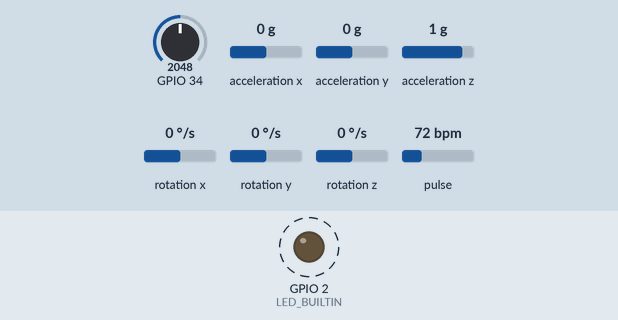
Recording of a sketch running on a simulated ESP32. Shown: output pins drawn as LEDs (lit = HIGH). Dashed ring = blinking. The test bench sets the inputs (shaded band); at power-on: GPIO 34 = 2048, acceleration x 0 g, acceleration y 0 g, acceleration z 1 g, rotation x 0 °/s, rotation y 0 °/s, rotation z 0 °/s, pulse 72 bpm. WiFi joins after 1.5 s; servers stay silent unless stated; no MQTT or app messages arrive unless stated; what the sketch prints to the serial monitor is not drawn.

Above: at 3.1 s.
Timing chart, 0 to 5.6 s (numbered marks = the images above):
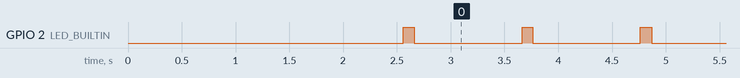

Measured:
- by itself, GPIO 2 (LED_BUILTIN): alternates HIGH for 0.10 s and LOW for 1.0 s

The sketch:

Main2.ino
```cpp
#include <Wire.h>
#include "hr.h"
#include "mpuimu.h"
#include "mqtt.h"


#if CONFIG_FREERTOS_UNICORE
#define ARDUINO_RUNNING_CORE 0
#else
#define ARDUINO_RUNNING_CORE 1
#endif

#ifndef LED_BUILTIN
#define LED_BUILTIN 2
#endif


// define two tasks for Blink & AnalogRead
void TaskMQTT( void *pvParameters );
void TaskHR( void *pvParameters );
// void TaskMPU( void *pvParameters );

// the setup function runs once when you press reset or power the board
void setup() {

  // initialize serial communication at 115200 bits per second:
  Serial.begin(115200);

  //Wire.setPins(4,5);

  mqttsetup();
  hrsetup();
  mpusetup();

  // Now set up two tasks to run independently.
  xTaskCreate(
    TaskMQTT
    ,  "TaskBlink"   // A name just for humans
    ,  10000  // This stack size can be checked & adjusted by reading the Stack Highwater
    ,  NULL
    ,  2  // Priority, with 3 (configMAX_PRIORITIES - 1) being the highest, and 0 being the lowest.
    ,  NULL );

  xTaskCreate(
    TaskHR
    ,  "HR"
    ,  5000  // Stack size
    ,  NULL
    ,  1  // Priority
    ,  NULL);
  // xTaskCreate(
  //   TaskMPU
  //   ,  "MPU"
  //   ,  10000  // Stack size
  //   ,  NULL
  //   ,  1  // Priority
  //   ,  NULL);

  // Now the task scheduler, which takes over control of scheduling individual tasks, is automatically started.
}

void loop()
{
  // Empty. Things are done in Tasks.
}

/*--------------------------------------------------*/
/*---------------------- Tasks ---------------------*/
/*--------------------------------------------------*/

void TaskMQTT(void *pvParameters)  // This is a task.
{
  (void) pvParameters;

  pinMode(LED_BUILTIN, OUTPUT);

  for (;;) // A Task shall never return or exit.
  {
    mqttloop();
    digitalWrite(LED_BUILTIN, HIGH);   // turn the LED on (HIGH is the voltage level)
    vTaskDelay(100);  // one tick delay (15ms) in between reads for stability
    digitalWrite(LED_BUILTIN, LOW);    // turn the LED off by making the voltage LOW
    vTaskDelay(1000);  // one tick delay (15ms) in between reads for stability
  }
}

void TaskHR(void *pvParameters)  // This is a task.
{
  (void) pvParameters;

  for (;;)
  {
    hrloop();
    mpuloop();
    vTaskDelay(10);  // one tick delay (15ms) in between reads for stability
  }
}

void TaskMPU(void *pvParameters)  // This is a task.
{
  (void) pvParameters;

  for (;;)
  {
    mpuloop();
    vTaskDelay(100);  // one tick delay (15ms) in between reads for stability
  }
}
```

hr.cpp
```cpp
/*
  Optical Heart Rate Detection (PBA Algorithm) using the MAX30105 Breakout
  By: Nathan Seidle @ SparkFun Electronics
  Date: October 2nd, 2016
  https://github.com/sparkfun/MAX30105_Breakout

  This is a demo to show the reading of heart rate or beats per minute (BPM) using
  a Penpheral Beat Amplitude (PBA) algorithm.

  It is best to attach the sensor to your finger using a rubber band or other tightening
  device. Humans are generally bad at applying constant pressure to a thing. When you
  press your finger against the sensor it varies enough to cause the blood in your
  finger to flow differently which causes the sensor readings to go wonky.

  Hardware Connections (Breakoutboard to Arduino):
  -5V = 5V (3.3V is allowed)
  -GND = GND
  -SDA = A4 (or SDA)
  -SCL = A5 (or SCL)
  -INT = Not connected

  The MAX30105 Breakout can handle 5V or 3.3V I2C logic. We recommend powering the board with 5V
  but it will also run at 3.3V.
*/

#include <Wire.h>
#include <MAX30105.h>

#include <heartRate.h>

#include "mpuimu.h"

MAX30105 particleSensor;

const byte RATE_SIZE = 4; //Increase this for more averaging. 4 is good.
byte rates[RATE_SIZE]; //Array of heart rates
byte rateSpot = 0;
long lastBeat = 0; //Time at which the last beat occurred

float beatsPerMinute;
int beatAvg;
long irValue;

#define I2C_SPEED_FAST 100000

void hrsetup()
{
  // Serial.begin(115200);
  // Serial.println("Initializing...");
  // Wire.setPins(4,5);

  // Initialize sensor
  if (!particleSensor.begin(Wire, I2C_SPEED_FAST)) //Use default I2C port, 400kHz speed
  {
    Serial.println("MAX30105 was not found. Please check wiring/power. ");
    while (1);
  }
  Serial.println("Place your index finger on the sensor with steady pressure.");

  particleSensor.setup(); //Configure sensor with default settings
  particleSensor.setPulseAmplitudeRed(0x0A); //Turn Red LED to low to indicate sensor is running
  particleSensor.setPulseAmplitudeGreen(0); //Turn off Green LED
}

void hrloop()
{

  irValue = particleSensor.getIR();

  if (checkForBeat(irValue) == true)
  {
    //We sensed a beat!
    long delta = millis() - lastBeat;
    lastBeat = millis();

    beatsPerMinute = 60 / (delta / 1000.0);

    if (beatsPerMinute < 255 && beatsPerMinute > 20)
    {
      rates[rateSpot++] = (byte)beatsPerMinute; //Store this reading in the array
      rateSpot %= RATE_SIZE; //Wrap variable

      //Take average of readings
      beatAvg = 0;
      for (byte x = 0 ; x < RATE_SIZE ; x++)
        beatAvg += rates[x];
      beatAvg /= RATE_SIZE;
    }

    Serial.print("IR=");
    Serial.print(irValue);
    Serial.print(", BPM=");
    Serial.print(beatsPerMinute);
    Serial.print(", Avg BPM=");
    Serial.println(beatAvg);
  }


  if (irValue < 50000)
    Serial.print(".");


}

String getBPM()
{
  return String(beatAvg);
}

String isFinger()
{
  if (irValue < 50000)
    return "NO";

  return "YES";
}
```

hr.h
```cpp
#ifndef HEARTRATE_H
#define HEARTRATE_H

void hrsetup();
void hrloop();
String getBPM();
String isFinger();


#endif
```

mpuimu.cpp
```cpp
// (licence header left out)
#include "Wire.h"
#include <MPU6050_light.h>
#include "mqtt.h"
#include "hr.h"


MPU6050 mpu(Wire);

long timer=0;

void mpusetup() {
  //Serial.begin(9600);
  //Wire.begin();

  byte status = mpu.begin();
  Serial.print(F("MPU6050 status: "));
  Serial.println(status);
  while(status!=0){ } // stop everything if could not connect to MPU6050

  Serial.println(F("Calculating offsets, do not move MPU6050"));
  delay(1000);
  // mpu.upsideDownMounting = true; // uncomment this line if the MPU6050 is mounted upside-down
  //mpu.calcOffsets(); // gyro and accelero
  Serial.println("Done!\n");
}


void mpuloop() {
  mpu.update();


  Serial.println();
	Serial.print("X : ");
	Serial.print(mpu.getAngleX());
	Serial.print("\tY : ");
	Serial.print(mpu.getAngleY());
	Serial.print("\tZ : ");
	Serial.println(mpu.getAccX());
	Serial.println(mpu.getAccY());
	Serial.println(mpu.getAccZ());

  if(millis()- timer >2000){
    publishMessage(isFinger(), getBPM(), String(mpu.getAngleX()), String(mpu.getAngleY()), String(mpu.getAngleZ()), String(mpu.getAccX()), String(mpu.getAccY()), String(mpu.getAccZ()));
    timer=millis();
  }
}
```

mpuimu.h
```cpp
#ifndef MPUIMU_H
#define MPUIMU_H

void mpusetup();
void mpuloop();

#endif
```

mqtt.cpp
```cpp
#include "secrets.h"
#include <WiFiClientSecure.h>
#include <PubSubClient.h>
#include <ArduinoJson.h>
#include "WiFi.h"

// #define AWS_IOT_SUBSCRIBE_TOPIC1 "setFlash"
// #define AWS_IOT_SUBSCRIBE_TOPIC2 "setHeadlight"
// #define AWS_IOT_SUBSCRIBE_TOPIC3 "setBuzzer"
// #define AWS_IOT_SUBSCRIBE_TOPIC4 "setExtra1"
// #define AWS_IOT_SUBSCRIBE_TOPIC5 "setExtra2"

#define AWS_IOT_PUBLISH_TOPIC_GPS   "getall2"


// #define flash 4
// #define headlight 2
// #define buzzer 13
// #define extra1 14
// #define extra2 15


WiFiClientSecure net = WiFiClientSecure();
PubSubClient client(net);

int r1=0,r2=0,r3=0,r4=0,r5=0;


void messageHandler(char* topic, byte* payload, unsigned int length)
{
  // Serial.print("incoming: ");
  // Serial.println(topic);

  // /*##################### Flash #####################*/
  // if ( strstr(topic, "setFlash") )
  // {
  //   StaticJsonDocument<200> doc;
  //   deserializeJson(doc, payload);
  //   String Relay1 = doc["status"];
  //   r1 = Relay1.toInt();
  //   if(r1==1)
  //   {
  //     digitalWrite(flash, LOW);
  //     Serial.print("Flash is ON");
  //   }
  //   else if(r1==0)
  //   {
  //     digitalWrite(flash, HIGH);
  //     Serial.print("Flash is OFF");
  //   }
  // }

  // /*##################### Headlight #####################*/
  // if ( strstr(topic, "setHeadlight") )
  // {
  //   StaticJsonDocument<200> doc;
  //   deserializeJson(doc, payload);
  //   String Relay2 = doc["status"];
  //   r2 = Relay2.toInt();
  //   if(r2==1)
  //   {
  //     digitalWrite(headlight, LOW);
  //     Serial.print("Headlight is ON");
  //   }
  //   else if(r2==0)
  //   {
  //     digitalWrite(headlight, HIGH);
  //     Serial.print("Headlight is OFF");
  //   }
  // }

  // /*##################### Buzzer #####################*/
  // if ( strstr(topic, "setBuzzer") )
  // {
  //   StaticJsonDocument<200> doc;
  //   deserializeJson(doc, payload);
  //   String Relay3 = doc["status"];
  //   r3 = Relay3.toInt();
  //   if(r3==1)
  //   {
  //     digitalWrite(buzzer, LOW);
  //     Serial.print("Buzzer is ON");
  //   }
  //   else if(r3==0)
  //   {
  //     digitalWrite(buzzer, HIGH);
  //     Serial.print("Buzzer is OFF");
  //   }
  // }

  // /*##################### Extra1 #####################*/
  // if ( strstr(topic, "setExtra1") )
  // {
  //   StaticJsonDocument<200> doc;
  //   deserializeJson(doc, payload);
  //   String Relay4 = doc["status"];
  //   r4 = Relay4.toInt();
  //   if(r4==1)
  //   {
  //     digitalWrite(extra1, LOW);
  //     Serial.print("Extra1 is ON");
  //   }
  //   else if(r4==0)
  //   {
  //     digitalWrite(extra1, HIGH);
  //     Serial.print("Extra1 is OFF");
  //   }
  // }

  // /*##################### Extra2 #####################*/
  // if ( strstr(topic, "setExtra2") )
  // {
  //   StaticJsonDocument<200> doc;
  //   deserializeJson(doc, payload);
  //   String Relay5 = doc["status"];
  //   r5 = Relay5.toInt();
  //   if(r5==1)
  //   {
  //     digitalWrite(extra2, LOW);
  //     Serial.print("Extra2 is ON");
  //   }
  //   else if(r5==0)
  //   {
  //     digitalWrite(extra2, HIGH);
  //     Serial.print("Extra2 is OFF");
  //   }
  // }
  Serial.println();
}

String ip2Str(IPAddress ip){
  String s="";
  for (int i=0; i<4; i++) {
    s += i  ? "." + String(ip[i]) : String(ip[i]);
  }
  return s;
}


void publishMessage(String isFinger, String BPM, String RotX, String RotY, String RotZ, String AccX, String AccY, String AccZ)
{
  Serial.println("Starting Publish");
  StaticJsonDocument<200> doc;
  doc["isFinger"] = isFinger;
  doc["BPM"] = BPM;
  doc["RotX"] = RotX;
  doc["RotY"] = RotY;
  doc["RotZ"] = RotZ;
  doc["AccX"] = AccX;
  doc["AccY"] = AccY;
  doc["AccZ"] = AccZ;
  doc["Light"] = String(analogRead(34));

  char jsonBuffer[512];
  serializeJson(doc, jsonBuffer); // print to client

  client.publish(AWS_IOT_PUBLISH_TOPIC_GPS, jsonBuffer);
  //doc.remove();
  Serial.println("Published");

}

void mqttsetup()
{
  // Serial.begin(115200);

  // pinMode (flash, OUTPUT);
  // pinMode (headlight, OUTPUT);
  // pinMode (buzzer, OUTPUT);
  // pinMode (extra1, OUTPUT);
  // pinMode (extra2, OUTPUT);

  // digitalWrite(flash, LOW);
  // digitalWrite(headlight, HIGH);
  // digitalWrite(buzzer, HIGH);
  // digitalWrite(extra1, HIGH);
  // digitalWrite(extra2, HIGH);

  WiFi.mode(WIFI_STA);
  WiFi.begin(WIFI_SSID, WIFI_PASSWORD);

  Serial.println("Connecting to Wi-Fi");

  while (WiFi.status() != WL_CONNECTED)
  {
    delay(500);
    Serial.print(".");
  }

  // Configure WiFiClientSecure to use the AWS IoT device credentials
  net.setCACert(AWS_CERT_CA);
  net.setCertificate(AWS_CERT_CRT);
  net.setPrivateKey(AWS_CERT_PRIVATE);

  // Connect to the MQTT broker on the AWS endpoint we defined earlier
  client.setServer(AWS_IOT_ENDPOINT, 8883);

  // Create a message handler
  client.setCallback(messageHandler);

  Serial.println("Connecting to AWS IOT");

  while (!client.connect(THINGNAME))
  {
    Serial.print(".");
    delay(100);
  }

  if (!client.connected())
  {
    Serial.println("AWS IoT Timeout!");
    return;
  }

  // Subscribe to a topic
  // client.subscribe(AWS_IOT_SUBSCRIBE_TOPIC1);
  // client.subscribe(AWS_IOT_SUBSCRIBE_TOPIC2);
  // client.subscribe(AWS_IOT_SUBSCRIBE_TOPIC3);
  // client.subscribe(AWS_IOT_SUBSCRIBE_TOPIC4);
  // client.subscribe(AWS_IOT_SUBSCRIBE_TOPIC5);


  Serial.println("AWS IoT Connected!");
}

// void dangercontrol(){
//   if(bdanger == true){
//     if(bdangerctrl==true){
//       bdangerctrl=false;
//       digitalWrite(danger, LOW);
//     }
//     else if(bdangerctrl==false){
//       bdangerctrl=true;
//       digitalWrite(danger, HIGH);
//     }
//   }
// }


void mqttloop()
{
  //publishMessage();
  client.loop();
  //dangercontrol();
  //Serial.print("publishing");

}
```

mqtt.h
```cpp
#ifndef MQTT_H
#define MQTT_H

void messageHandler(char* topic, byte* payload, unsigned int length);

void mqttsetup();

void dangercontrol();

void publishMessage(String isFinger, String BPM, String RotX, String RotY, String RotZ, String AccX, String AccY, String AccZ);

void mqttloop();


#endif
```

secrets.h
```cpp
#include <pgmspace.h>

#define SECRET
#define THINGNAME "GOKART_PBCOE_2"                         //change this


const char WIFI_SSID[] = "GOKARTPBCOE";               //change this
const char WIFI_PASSWORD[] = "GOKARTPBCOE";           //change this
const char AWS_IOT_ENDPOINT[] = "a37nlo9ieaaf6l-ats.iot.ap-south-1.amazonaws.com";       //change this

// Amazon Root CA 1
static const char AWS_CERT_CA[] PROGMEM = R"EOF(
-----BEGIN CERTIFICATE-----
MIIDQTCCAimgAwIBAgITBmyfz5m/jAo54vB4ikPmljZbyjANBgkqhkiG9w0BAQsF
ADA5MQswCQYDVQQGEwJVUzEPMA0GA1UEChMGQW1hem9uMRkwFwYDVQQDExBBbWF6
b24gUm9vdCBDQSAxMB4XDTE1MDUyNjAwMDAwMFoXDTM4MDExNzAwMDAwMFowOTEL
MAkGA1UEBhMCVVMxDzANBgNVBAoTBkFtYXpvbjEZMBcGA1UEAxMQQW1hem9uIFJv
b3QgQ0EgMTCCASIwDQYJKoZIhvcNAQEBBQADggEPADCCAQoCggEBALJ4gHHKeNXj
ca9HgFB0fW7Y14h29Jlo91ghYPl0hAEvrAIthtOgQ3pOsqTQNroBvo3bSMgHFzZM
9O6II8c+6zf1tRn4SWiw3te5djgdYZ6k/oI2peVKVuRF4fn9tBb6dNqcmzU5L/qw
IFAGbHrQgLKm+a/sRxmPUDgH3KKHOVj4utWp+UhnMJbulHheb4mjUcAwhmahRWa6
VOujw5H5SNz/0egwLX0tdHA114gk957EWW67c4cX8jJGKLhD+rcdqsq08p8kDi1L
93FcXmn/6pUCyziKrlA4b9v7LWIbxcceVOF34GfID5yHI9Y/QCB/IIDEgEw+OyQm
jgSubJrIqg0CAwEAAaNCMEAwDwYDVR0TAQH/BAUwAwEB/zAOBgNVHQ8BAf8EBAMC
AYYwHQYDVR0OBBYEFIQYzIU07LwMlJQuCFmcx7IQTgoIMA0GCSqGSIb3DQEBCwUA
A4IBAQCY8jdaQZChGsV2USggNiMOruYou6r4lK5IpDB/G/wkjUu0yKGX9rbxenDI
U5PMCCjjmCXPI6T53iHTfIUJrU6adTrCC2qJeHZERxhlbI1Bjjt/msv0tadQ1wUs
N+gDS63pYaACbvXy8MWy7Vu33PqUXHeeE6V/Uq2V8viTO96LXFvKWlJbYK8U90vv
o/ufQJVtMVT8QtPHRh8jrdkPSHCa2XV4cdFyQzR1bldZwgJcJmApzyMZFo6IQ6XU
5MsI+yMRQ+hDKXJioaldXgjUkK642M4UwtBV8ob2xJNDd2ZhwLnoQdeXeGADbkpy
rqXRfboQnoZsG4q5WTP468SQvvG5
-----END CERTIFICATE-----
)EOF";

// Device Certificate                                               //change this
static const char AWS_CERT_CRT[] PROGMEM = R"KEY(
-----BEGIN CERTIFICATE-----
MIIDWTCCAkGgAwIBAgIUY8784PuYiq0MRySGmfrCayBTPpgwDQYJKoZIhvcNAQEL
BQAwTTFLMEkGA1UECwxCQW1hem9uIFdlYiBTZXJ2aWNlcyBPPUFtYXpvbi5jb20g
SW5jLiBMPVNlYXR0bGUgU1Q9V2FzaGluZ3RvbiBDPVVTMB4XDTIzMDEyMjE3MzAw
MVoXDTQ5MTIzMTIzNTk1OVowHjEcMBoGA1UEAwwTQVdTIElvVCBDZXJ0aWZpY2F0
ZTCCASIwDQYJKoZIhvcNAQEBBQADggEPADCCAQoCggEBAMnmI0qLCO7ohPhUdAAQ
82V1vHEcGWvqU4ZoqkCGWBbAuIkfxYsvgLBZMDdf65nfm9lm2OEZs53nYo4Ah6tr
5H0AslAHe3fDb+yNQ8VPsnKUytf5/S7B7bXyxMDpjU30vtvjmndQjU2juTOFGKxL
Vaskd/UQ8E5U6dOQ7Am4J20yHsQYkzV6rG1aqTDoXXvJQpHeyA/owrMjxDLsw1FQ
oG5DatzPkC//YIOb0CcIFZE3P7IVxLAfB/kA80+4ldux2Zz+DDdCi6+1wiUrCLc3
tfUDy4SJLzvbURq7J37EvokgIuhOd4fe/ddEKAvi7omdRBvJBk5+l1B3PZaHNAid
fRkCAwEAAaNgMF4wHwYDVR0jBBgwFoAUmjE5P7hlH1MO69tI7fJ3JIXbP+QwHQYD
VR0OBBYEFORn4oML+qRsXXfF66XtANYJd0pYMAwGA1UdEwEB/wQCMAAwDgYDVR0P
AQH/BAQDAgeAMA0GCSqGSIb3DQEBCwUAA4IBAQAwtgpPDGx+6GotcWzQWsnvgVNQ
EkRyr0iS9GuyO2HsD0xq9VNfw7+X4DcawSR7HmwKCYdhsOh1dXYpgiG4boc5LXSw
cijf7cxA55dL7X2BwaRqn0xehSuEhzTRlxpxsmzAfwGHYne2QrrL7SiSholJbLxA
lJCA/gGKDZmT4iZ7s9oRKZ+8WHlICRYLPgUgUT/Bz8a+QNdOkXijsqOr8lzWF40z
j9SMVclniA1J8F4bmX6cgdQQT/MQ9fhC4jeHKE9TpcyfIqgCYjPCqe329G+DCmfy
0R7R3jcNimNI+OsKb09/vIo+zhuwPihZUpWzksL8yDKmkl6RaA0sfwgSL8En
-----END CERTIFICATE-----


)KEY";

// Device Private Key                                               //change this
static const char AWS_CERT_PRIVATE[] PROGMEM = R"KEY(
-----BEGIN RSA PRIVATE KEY-----
MIIEowIBAAKCAQEAyeYjSosI7uiE+FR0ABDzZXW8cRwZa+pThmiqQIZYFsC4iR/F
iy+AsFkwN1/rmd+b2WbY4RmznedijgCHq2vkfQCyUAd7d8Nv7I1DxU+ycpTK1/n9
LsHttfLEwOmNTfS+2+Oad1CNTaO5M4UYrEtVqyR39RDwTlTp05DsCbgnbTIexBiT
NXqsbVqpMOhde8lCkd7ID+jCsyPEMuzDUVCgbkNq3M+QL/9gg5vQJwgVkTc/shXE
sB8H+QDzT7iV27HZnP4MN0KLr7XCJSsItze19QPLhIkvO9tRGrsnfsS+iSAi6E53
h97910QoC+LuiZ1EG8kGTn6XUHc9loc0CJ19GQIDAQABAoIBAFTw0aAm5lc809R2
E2eDuiLRabpcjAVuzD0cA6Sp4J2R7xEhoMZx8b4/h52EaWaPQM4yCsSJP5wLINeF
OY7REYvVoy8wNq2oN4pZ1E1KvlSebMh4kB//zrZhsI1ItP47HaD9HJtd9FTZsK0Q
LdUuzJf3+8/KlI8gAk/UBLoCE/RIBUbDB0TXGu6fJGoLlPOI+xNAieFCw49ByPqV
0cw8QHDnZEIIj1+gXzCmtoJVxT0+ro5Z5zsFLcOPIiTG3T5wVwWB4BIlXgJNdiaA
VSOZuu1eU8Gmdbwbemi7bjnnZq1nH1C5AbKhLBd2o0LpQnfWSX4vGnT/TDbArVht
Qylt4gECgYEA/tKQRyHi/VITlOuM+JUDLXtRIEVfvnyZLKgKKPpGoTBreauzHiQ3
HWhJKr2CgmpYki/1d1ONjI0yf7wpPwmpTzwqOteYxf7TvS5YUK1WtU2ltaaFS1/i
eXbBm+614ewxs7hUQ8WUVxPJ1ZHMS983NgiLKOVxW5Zea3ykJNtdbdECgYEAytT4
NzSf0dDLYLE1hYSPWioqmEmVCrsUFC2Q0aiA1gGkfmGudqZIjToX793NQd0JuU8X
vtmmKUy2cZvepkk8OYJbEFyHttafBCW+cbwevc/M5eu8cKrAXhUL3UsmXY12/Pxs
3YZ4kTeMpMNI6LMoDrPAXaacsMU6/OAJgImbBMkCgYEA795P19WrMWAgdK9ibOEA
M8EANct3+/yXx3SK09X7xGGq2cZpfncCtpjjPutTPeZTZ5DjlKa++M40+g6qGN/E
U4TED83Azqg4sr08fv0cQOBNm3ebw78HleTXDSygY4GNq6pZD86d+3XyKSrsT4NY
GnHiZOXOVjNuv+l9LgCcqvECgYATbg9RCoN8z+mLm64q2iX5Vyy5ZeMXIhCsVikX
THL7DTE6whS6XPd6P+RnH/I3qvrxe3gk2iimsCiR/YJ4n29bevdKO/LsOucEuLDj
qEexmyRfqhNlH5ZJ7O40BqzoLVMGrQ+osOb/0jhw2Bw13mOp9OIqlnlQHbSm4LdI
TuZAsQKBgFeNd95KNhc5P9u2PFThZWHcZNRt5ZCehx2Wtkw/7pTlxNE2q/c9JIzD
LkJi7wZTY42Ktf0lF6XtATvmHChiU/drtUb9u+SBUDbvVKiUGSscFI36khODLmzq
Jm+z5wczAcSbCTwCPlYcQYBK9x+QUivH4Q2v6Gr2QaHLswosmDpW
-----END RSA PRIVATE KEY-----


)KEY";
```
